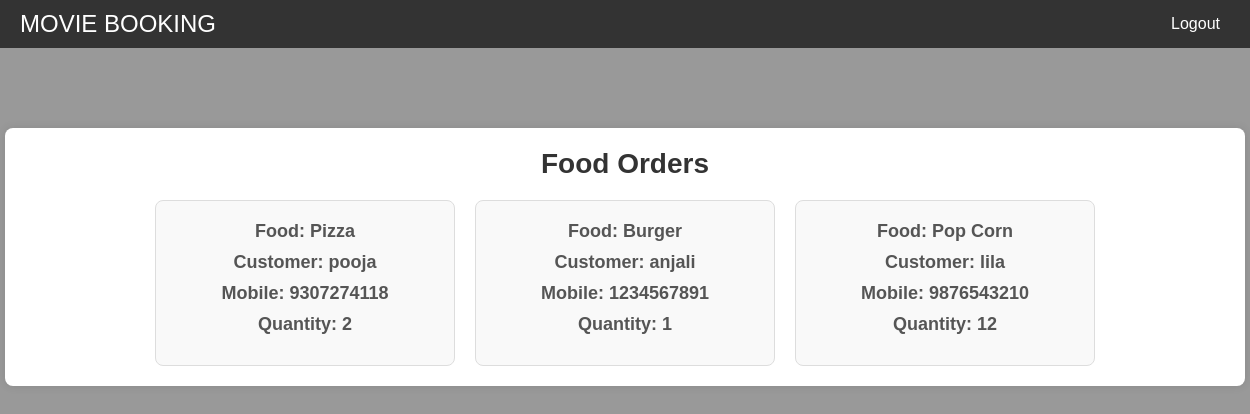
Screenshot of /admin_view_orders.php with the database file from the repository.
### tables this page shows
CREATE TABLE `orders` (
  `id` int(11) NOT NULL,
  `food_id` int(11) NOT NULL,
  `customer_name` varchar(255) NOT NULL,
  `customer_mobile` varchar(15) NOT NULL,
  `quantity` int(11) NOT NULL
);

CREATE TABLE `food_items` (
  `id` int(11) NOT NULL,
  `name` varchar(255) NOT NULL,
  `image` varchar(255) NOT NULL,
  `price` decimal(10,2) NOT NULL
);

### admin_view_orders.php (the view, shortened to what this page needs)
<?php
@include 'config.php';
?>
<!DOCTYPE html>
<html lang="en">
<head>
   <link rel="stylesheet" href="css/adminvieworders.css">
</head>
<body>
<?php include 'header.php'; ?>
<div class="container">
<section class="orders">
<h1 class="heading">Food Orders</h1>
<div class="box-container">
<?php
      $select_orders = mysqli_query($conn, "SELECT orders.*, food_items.name AS food_name FROM `orders` JOIN `food_items` ON orders.food_id = food_items.id");
      if(mysqli_num_rows($select_orders) > 0){
         while($fetch_orders = mysqli_fetch_assoc($select_orders)){
      ?>
         <div class="box">
            <h3>Food: <?php echo $fetch_orders['food_name']; ?></h3>
            <h3>Customer: <?php echo $fetch_orders['customer_name']; ?></h3>
            <h3>Mobile: <?php echo $fetch_orders['customer_mobile']; ?></h3>
            <h3>Quantity: <?php echo $fetch_orders['quantity']; ?></h3>
         </div>
      <?php
         }
      }
      ?>
   </div>
</section>
</div>
</body>
</html>

### header.php (shortened to what this page needs)
<link rel="stylesheet" href="css/header.css">
<header class="header">
   <div class="flex">
   <a href="#" class="logo">MOVIE BOOKING</a>
    <nav class="navbar">
       <div>
        <p><button class="button"><a href="logout.php">Logout</a></button></p>
    </div>
      </nav>
</div>
</header>

### css/adminvieworders.css (style rules this page uses)
body { font-family: Arial, sans-serif; background-color: #443a3aa2; margin: 0; padding: 0; }
.container { max-width: 1200px; width: 100%; padding: 20px; background-color: #fff; box-shadow: 0 0 10px rgba(0, 0, 0, 0.1); border-radius: 8px; margin: 80px auto; }
.orders { width: 100%; }
.heading { text-align: center; margin-bottom: 20px; font-size: 28px; color: #333; }
.box-container { display: flex; flex-wrap: wrap; gap: 20px; justify-content: center; }
.box { background-color: #f9f9f9; border: 1px solid #ddd; border-radius: 8px; padding: 20px; width: 300px; box-sizing: border-box; text-align: center; }
.box h3 { margin: 0 0 10px; font-size: 18px; color: #555; }

### css/header.css (style rules this page uses)
body, h1, p, button { margin: 0; padding: 0; font-family: Arial, sans-serif; }
.header { background-color: #333; color: #fff; padding: 10px 20px; }
.flex { display: flex; align-items: center; justify-content: space-between; }
.logo { text-decoration: none; color: inherit; font-size: 24px; }
.navbar { display: flex; align-items: center; }
.button { background-color: transparent; border: none; cursor: pointer; color: #fff; font-size: 16px; }
.button a { text-decoration: none; color: inherit; padding: 5px 10px; }

### admin_view_orders.php (style rules this page uses)
body { background-color:#999; }

### rows the page displays
orders: food.name "Pizza", customer_name "pooja", customer_mobile "9307274118", quantity "2"
orders: food.name "Burger", customer_name "anjali", customer_mobile "1234567891", quantity "1"
orders: food.name "Pop Corn", customer_name "lila", customer_mobile "9876543210", quantity "12"
